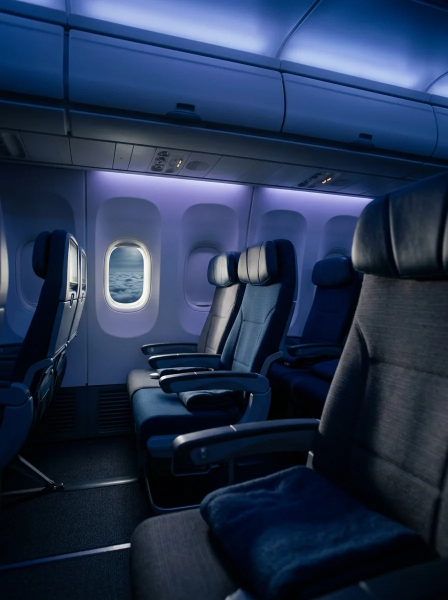
#> input picture catalog/scenes/airplane-cabin.webp, 896 x 1200 px (shown at 1/2 size)
$ python -i prepare-images.py   (imports and definitions only)
#> lines starting #> are read from the running program, lines starting #| are printed output that depends on the picture
#> further down, picture is the input picture: PIL image 896x1200 RGB; mean R, G, B 36.5, 52.1, 79.9
#!/usr/bin/env python3
"""Convert generated scene art into the form the catalog ships.

    ./catalog/prepare-images.py <input-dir>

Input:  one image per scene, named <scene-id>.<jpg|jpeg|png|webp>, any resolution.
Output: catalog/scenes/<scene-id>.webp, short edge at most 1600px, WebP q82.

With --measure-only the input directory is optional and defaults to catalog/scenes: no image is
written, and only the manifest's measured values are recomputed. That is the mode to use when
SCENE_BLUR_RADIUS, the scrim, the text colour or the grade changes, because the masters live
outside the repo and the published art is the pixels the app actually loads anyway.

The ONLY pixel operations are a proportional downscale and the WebP re-encode. Images are never
cropped (screens vary — phones, tablets, foldables — so framing is the app's business at runtime)
and never blurred (the app blurs at 2.5dp itself; blurring twice would just destroy detail).

Renaming a .jpg to .webp does NOT convert it — the bytes stay JPEG and the size benefit is lost.
This does a real re-encode.

The overlay is a legibility guarantee, not a darkening effect, so it is searched from a floor
rather than from a fixed default and only rises when the text needs it.

It does compute two pieces of metadata, both written into the manifest and neither baked into
the art, so both stay adjustable without re-exporting anything.

`overlayAlpha` — scenes render blurred under a dark scrim behind body text, and a bright sky can
leave that text below WCAG AA. Each scene is simulated exactly as the reader sees it and the
minimum scrim that keeps text legible is recorded.

`saturation` — blur averages colour toward grey, so a muted scene renders neutral. Scenes that
measure below CHROMA_FLOOR once blurred get a lift, capped at MAX_SATURATION; everything already
colourful enough is left at 1.0 and carries no value at all. A blanket multiplier would ruin the
scenes that are already saturated, which is why this is measured per scene.

Requires Pillow:  pip3 install Pillow
"""

from __future__ import annotations

import json
import os
import re
import sys
from PIL import Image, ImageEnhance, ImageFilter

SHORT_EDGE = 1600
QUALITY = 82

# Bumped when the shape of the file changes, not when the numbers do. Clients ignore keys they do
# not know, so this is for humans and for tooling rather than a gate.
SCHEMA_VERSION = 2

# Must mirror the reader: SCENE_BLUR_RADIUS, then the grade in SceneGrade.kt, with
# BookPageTextDark on top. OVERLAY_RGB is now only the veil shown before a scene has loaded.
TEXT_RGB = (0xCF, 0xCF, 0xCF)
OVERLAY_RGB = (0x1A, 0x1C, 0x1E)

OVERLAY_ALPHA = 0.65

# --- render profiles -------------------------------------------------------------------------
#
# A profile id names the WHOLE contract a measured number belongs to: the scrim maths AND the
# constants it was measured against. Change the blur radius or the ambient floor and the old
# numbers stop being valid, so that is a NEW profile id, not an edit to an existing one.
#
# Every profile is measured on every run, so the projections cannot drift apart - which is what
# went wrong before this existed: `overlayAlpha` was recomputed for a multiply scrim while the
# released app was still lerping, and 99 of 100 scenes fell under WCAG AA.
#
# `calibration` is published so the contract is visible in the file itself, and
# check_calibration_immutable() refuses to change one that has already shipped.
PROFILES = {
    "scrim-lerp-1": {
        "summary": "scrim lerped toward overlayColor; app 1.2 and earlier",
        "mode": "lerp",
        "saturation": False,
        "calibration": {
            "blurDp": 5.0,
            "textColor": "#CFCFCF",
            "overlayColor": "#1A1C1E",
            "minContrast": 4.5,
        },
        "defaults": {"scrim": 0.65},
        "minScrim": 0.45,
        # Frozen: app 1.2 is in the field reading these. A re-run keeps whatever was published as
        # long as it still clears minContrast, so boundary noise between runs - PIL versions,
        # float rounding - can never churn numbers that are already in users' hands.
        "frozen": True,
    },
    "scrim-multiply-1": {
        "summary": "scrim multiplied toward ambientColor, per-scene saturation; app 1.3+",
        "mode": "multiply",
        "saturation": True,
        "calibration": {
            "blurDp": 2.5,
            "textColor": "#CFCFCF",
            "ambientColor": "#050506",
            "minContrast": 4.5,
        },
        "defaults": {"scrim": 0.65, "saturation": 1.0},
        "minScrim": 0.20,
        "frozen": False,
    },
}

# The profile whose scrim is mirrored to the top-level `overlayAlpha` key, for clients that
# predate `render` blocks entirely. Frozen: app 1.2 reads this and nothing else.
LEGACY_PROFILE = "scrim-lerp-1"

AMBIENT_RGB = (5, 5, 6)

# Rendered chroma a scene should reach before the measurement stops helping it, and the ceiling on
# that help. Most scenes measure above the floor and are left at 1.0 - a blanket multiplier wrecks
# scenes that are already saturated. Mirrors MAX_SCENE_SATURATION in SceneGrade.kt.
CHROMA_FLOOR = 0.26
MAX_SATURATION = 1.5
BLUR_PX_AT_3X = 7.5  # SCENE_BLUR_RADIUS (2.5.dp) at 3x density
PHONE_W, PHONE_H = 1080, 2340

MIN_CONTRAST = 4.5      # WCAG AA for body text
MAX_OVERLAY_ALPHA = 0.88  # past this the scene is more overlay than art; warn instead

# The scrim exists to guarantee text contrast, not to darken for its own sake, so the search
# starts low and only climbs if the text needs it. The multiply reaches MIN_CONTRAST well below
# where the old lerp did, which is why this floor is lower than it looks.
MIN_OVERLAY_ALPHA = 0.20

# Below this the art is too dark to read as a place and showing a background stops being worth
# it. Measured on the *rendered* result - blurred, with this scene's own overlay applied - because
# that is what the reader sees. An earlier version measured the source instead and was wrong about
# which scenes were in trouble: a 0.05 source that earns a 0.45 overlay renders brighter than a
# 0.09 source pushed to 0.72, so the source alone cannot tell you. For reference the rendered
# median across the catalog sits near 0.038.
MIN_FINAL_LUMINANCE = 0.020


def _linear(c: float) -> float:
    c /= 255.0
    return c / 12.92 if c <= 0.04045 else ((c + 0.055) / 1.055) ** 2.4


def luminance(rgb) -> float:
    r, g, b = (_linear(x) for x in rgb)
    return 0.2126 * r + 0.7152 * g + 0.0722 * b


# [4 lines left out: function contrast, not called in this run]


def _blurred_for_measurement(im: Image.Image, blur_dp: float = 2.5) -> Image.Image:
    """Simulate the reader's view for measurement only — never saved.

    Centre-cropping to a phone here is a worst-case probe, not a framing decision: the phone
    aspect keeps the least of the frame, so a scene that passes here passes on wider screens too.
    """
#> called with blur_dp = 2.5
    scale = max(PHONE_W / im.width, PHONE_H / im.height)
#> scale = 1.95
    up = im.resize((int(im.width * scale), int(im.height * scale)), Image.LANCZOS)
    left, top = (up.width - PHONE_W) // 2, (up.height - PHONE_H) // 2
#> left = 333; top = 0
    crop = up.crop((left, top, left + PHONE_W, top + PHONE_H))
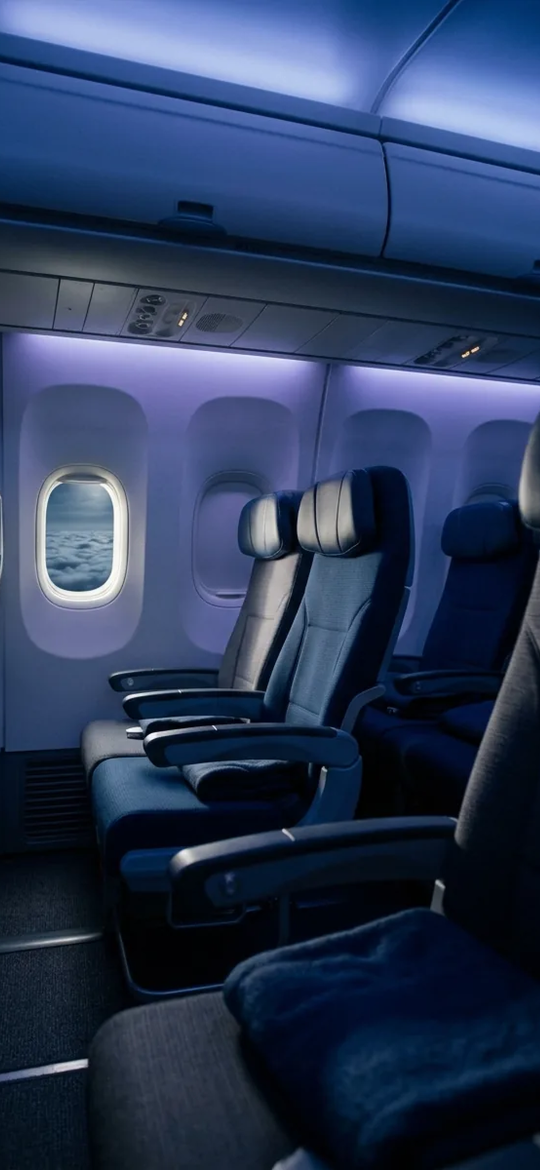
#> crop: PIL image 1080x2340 RGB (shown at 1/2 size); mean R, G, B 44, 59.5, 90.4
    return crop.filter(ImageFilter.GaussianBlur(blur_dp * 3.0))
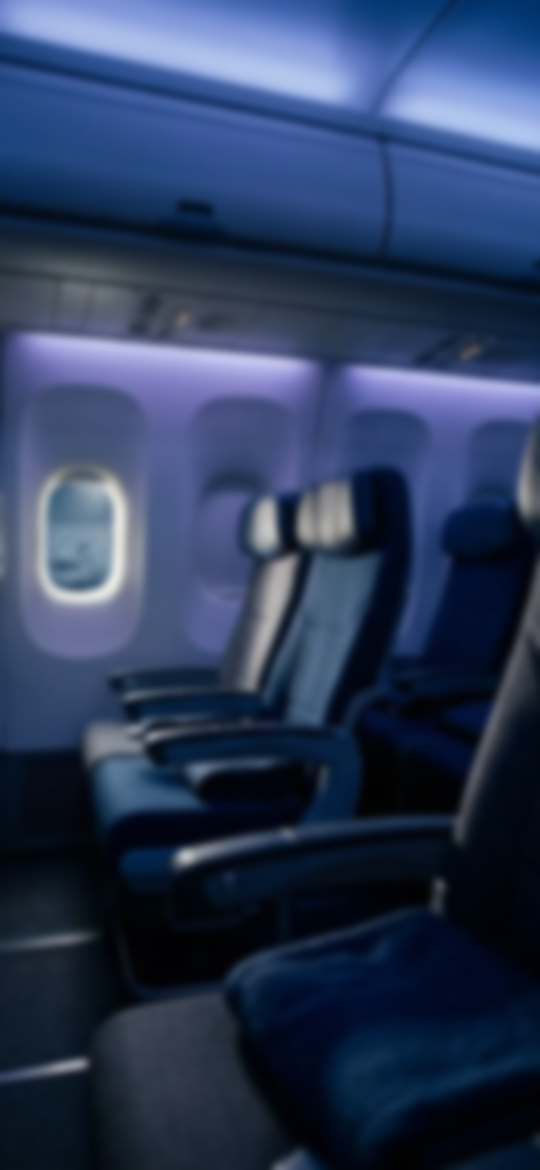
#> returned value: PIL image 1080x2340 RGB (shown at 1/2 size); mean R, G, B 44, 59.5, 90.4


def _hex_rgb(value: str):
    v = value.lstrip("#")
    return tuple(int(v[i : i + 2], 16) for i in (0, 2, 4))


# [52 lines left out: functions apply_scrim, seed_keywords, read_hand_lexicon, mean_chroma, not called in this run]


def saturate(im: Image.Image, amount: float) -> Image.Image:
    """Matches the saturation step in SceneGrade.kt: mix between luma and the original."""
    return ImageEnhance.Color(im).enhance(amount)


# [88 lines left out: functions required_saturation, worst_region_contrast, required_scrim, measure_profile, check_calibration_immutable, not called in this run]


def scene_luminance(im: Image.Image) -> float:
    """Mean relative luminance of the blurred scene, before any overlay.

    This is the ceiling on how visible the art can ever be: the overlay only subtracts.
    """
    px = list(_blurred_for_measurement(im).resize((48, 104)).getdata())
#> px = 4992 items, first 6: (119, 140, 209), (134, 153, 217), (143, 162, 220), (144, 163, 222), (142, 161, 221), (139, 159, 220)
    return sum(luminance(p) for p in px) / len(px)


# [4 lines left out: function rendered_luminance, not called in this run]


SCENE_KEY_ORDER = (
    "id", "name", "world", "kind", "description", "imageUrl", "overlayAlpha", "render",
    "keywords", "cues", "examples",
)


# [200 lines left out: functions in_published_order, main, not called in this run]


# [2 lines not run here, left out]

>>> from PIL import Image
>>> picture = Image.open('scenes/airplane-cabin.webp')
>>> result = scene_luminance(picture)
#> result = 0.0771

$ run again, on catalog/scenes/ancient-ship-open-sea.webp
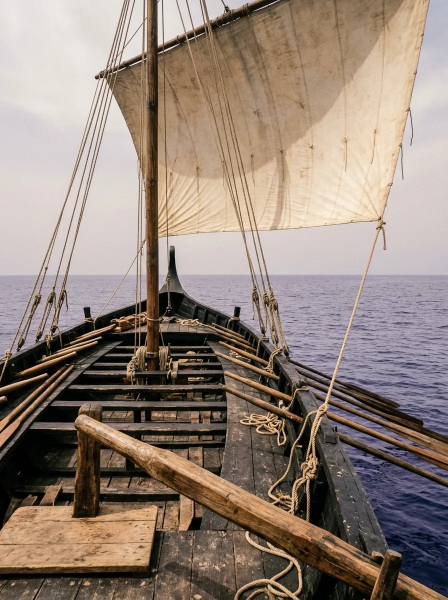
#> input picture catalog/scenes/ancient-ship-open-sea.webp, 896 x 1200 px (shown at 1/2 size)
#> picture is the input picture: PIL image 896x1200 RGB; mean R, G, B 146.7, 131.2, 120.2
#> in _blurred_for_measurement, `crop = up.crop((left, top, left + PHONE_W, top + PHONE_H))`:
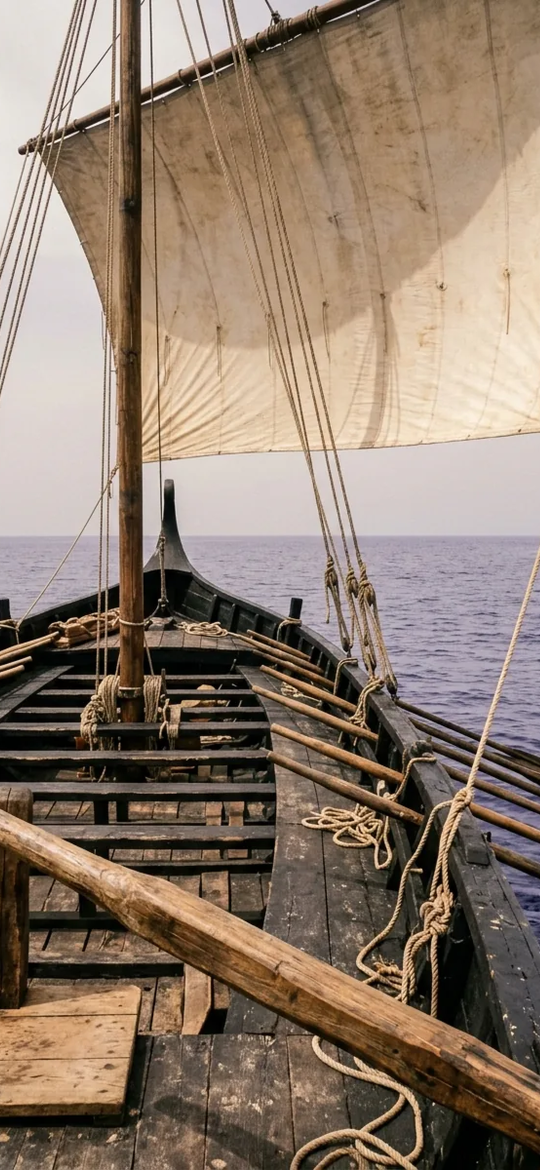
#> crop: PIL image 1080x2340 RGB (shown at 1/2 size); mean R, G, B 142.6, 124.3, 108.7
#> in _blurred_for_measurement, `return crop.filter(ImageFilter.GaussianBlur(blur_dp * 3.0))`:
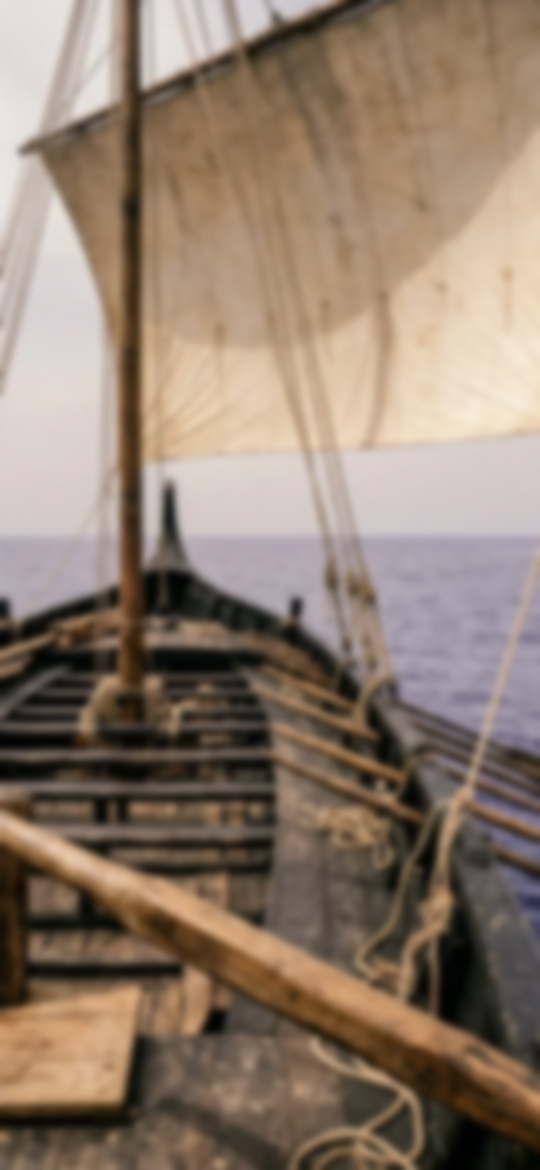
#> returned value: PIL image 1080x2340 RGB (shown at 1/2 size); mean R, G, B 142.6, 124.3, 108.7
#> px = 4992 items, first 6: (228, 224, 221), (227, 223, 219), (227, 223, 219), (229, 225, 220), (230, 226, 223), (231, 227, 223)
#> result = 0.276

$ run again, on catalog/scenes/aurora-over-tundra.webp
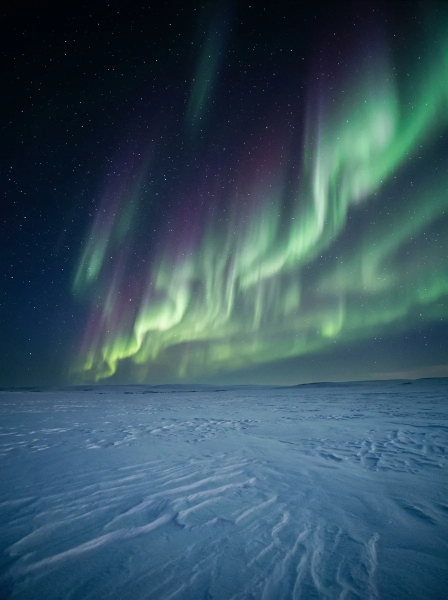
#> input picture catalog/scenes/aurora-over-tundra.webp, 896 x 1200 px (shown at 1/2 size)
#> picture is the input picture: PIL image 896x1200 RGB; mean R, G, B 54.1, 82.1, 95.3
#> in _blurred_for_measurement, `crop = up.crop((left, top, left + PHONE_W, top + PHONE_H))`:
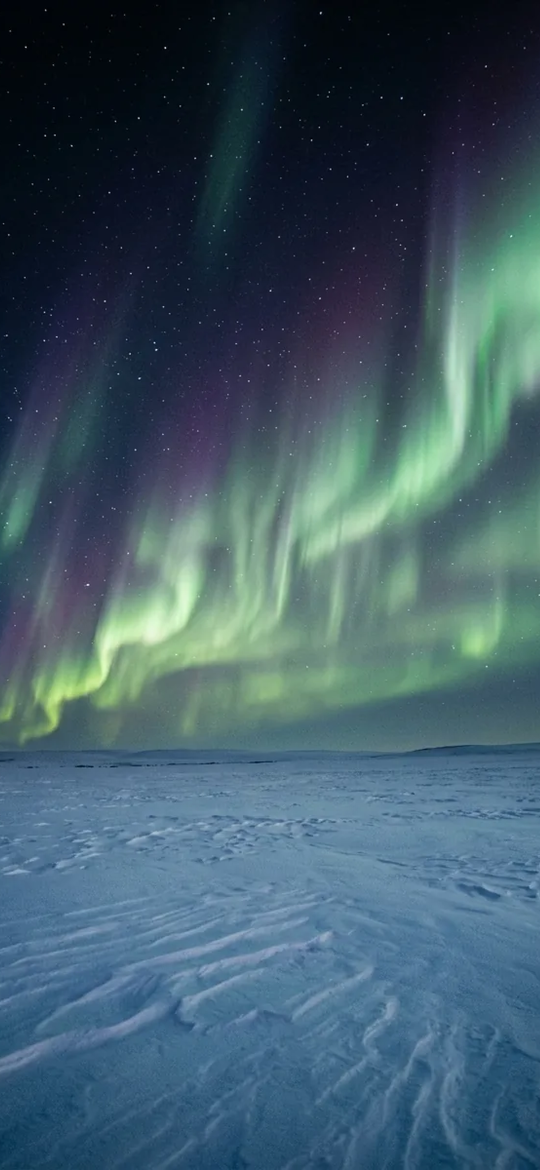
#> crop: PIL image 1080x2340 RGB (shown at 1/2 size); mean R, G, B 64.4, 90.2, 103
#> px = 4992 items, first 6: (0, 4, 10), (0, 4, 9), (1, 5, 11), (2, 6, 12), (2, 6, 11), (1, 6, 9)
#> result = 0.132

$ run again, on catalog/scenes/bar-counter.webp
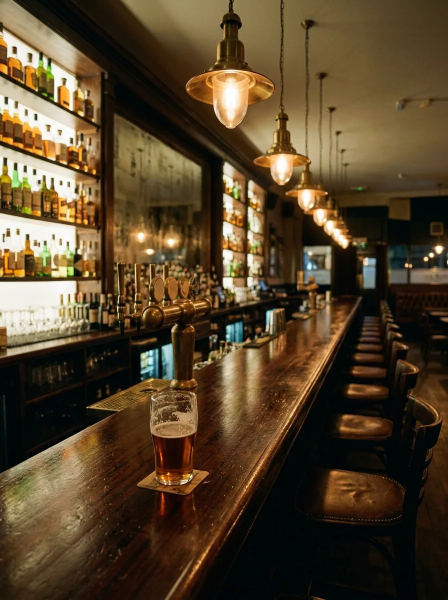
#> input picture catalog/scenes/bar-counter.webp, 896 x 1200 px (shown at 1/2 size)
#> picture is the input picture: PIL image 896x1200 RGB; mean R, G, B 84.6, 66.8, 42.1
#> in _blurred_for_measurement, `crop = up.crop((left, top, left + PHONE_W, top + PHONE_H))`:
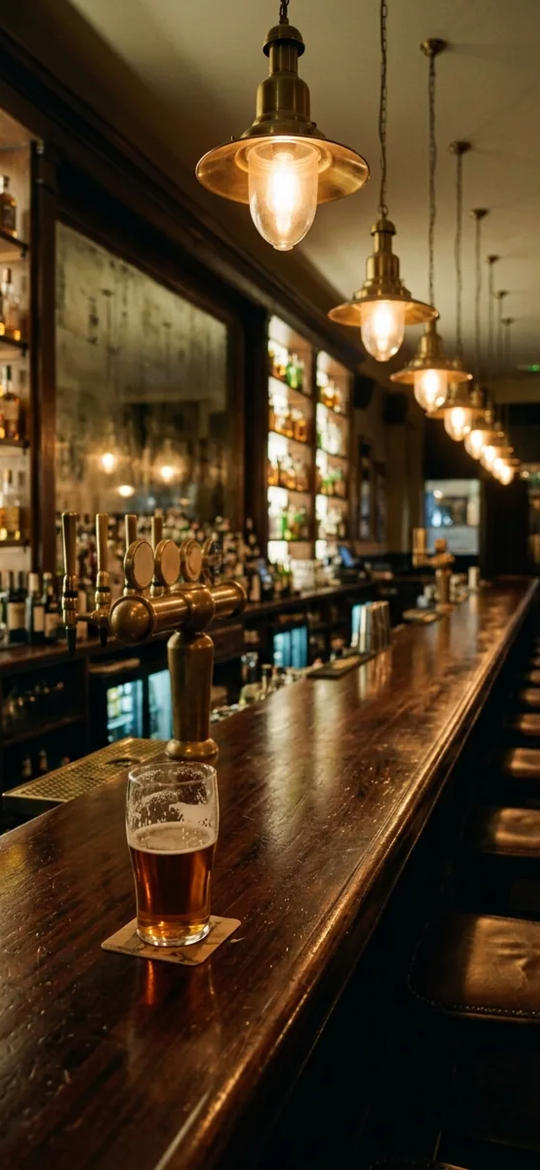
#> crop: PIL image 1080x2340 RGB (shown at 1/2 size); mean R, G, B 80.2, 60, 34.6
#> in _blurred_for_measurement, `return crop.filter(ImageFilter.GaussianBlur(blur_dp * 3.0))`:
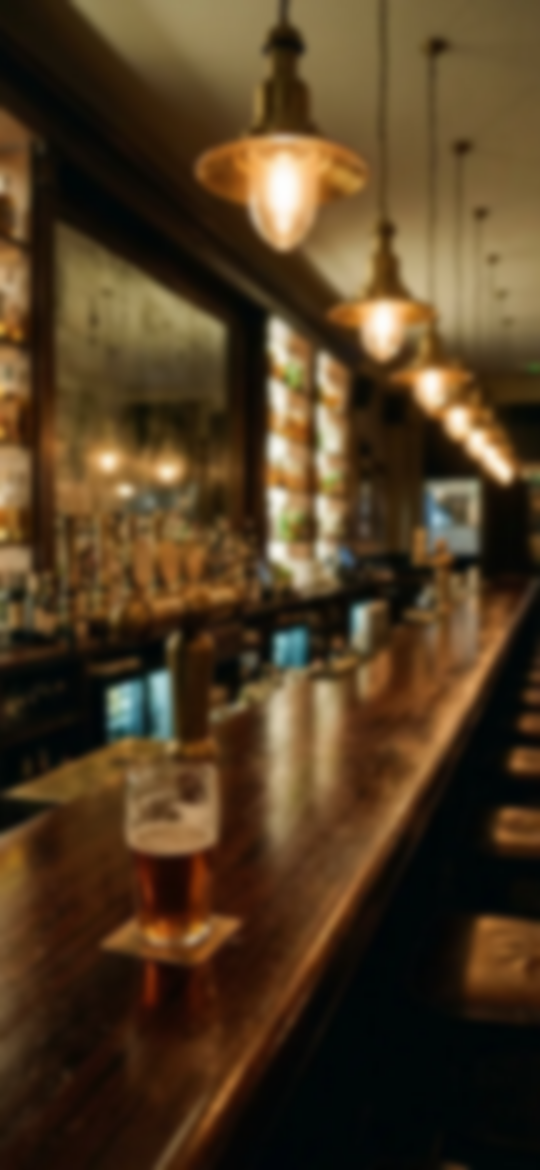
#> returned value: PIL image 1080x2340 RGB (shown at 1/2 size); mean R, G, B 80.2, 60, 34.6
#> px = 4992 items, first 6: (19, 17, 6), (21, 16, 6), (26, 18, 8), (33, 21, 8), (42, 27, 8), (49, 33, 11)
#> result = 0.0879
